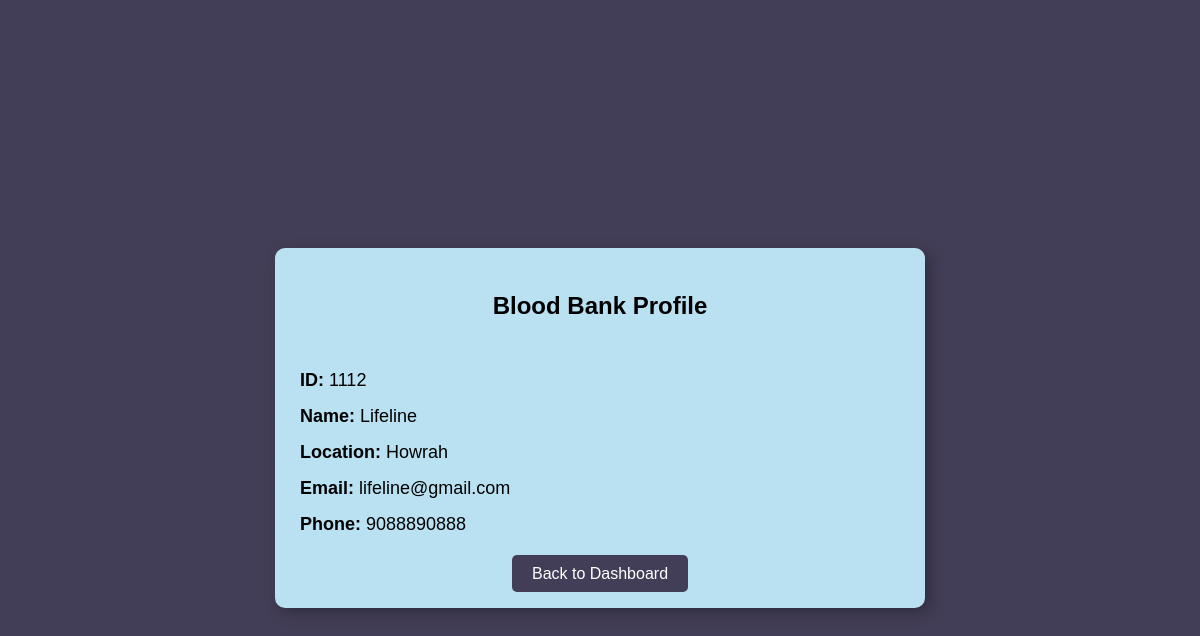
Page /bloodbank_profile.php (signed in) on the committed database.
### tables this page shows
CREATE TABLE `blood_bank` (
  `bank_id` int(11) NOT NULL,
  `bank_name` varchar(255) NOT NULL,
  `bank_location` varchar(255) NOT NULL,
  `bank_email` varchar(255) NOT NULL,
  `bank_phone` varchar(15) NOT NULL,
  `bank_password` varchar(255) NOT NULL
);

### bloodbank_profile.php (the view, shortened to what this page needs)
<?php
$servername = "localhost";
$username = "root";
$password = "";
$dbname = "bloodlink";
$conn = new mysqli($servername, $username, $password, $dbname);
$bank_name = $_SESSION['user_name'];
$sql = "SELECT bank_id, bank_name, bank_location, bank_email, bank_phone FROM blood_bank WHERE bank_name = ?";
$stmt = $conn->prepare($sql);
$stmt->bind_param("s", $bank_name);
$stmt->execute();
$result = $stmt->get_result();
if ($result->num_rows > 0) {
    $bloodbank = $result->fetch_assoc();
} else {
    echo "No blood bank found.";
    exit();
}
?>
<!DOCTYPE html>
<html lang="en">
<head>
</head>
<body>
    <div class="profile-container">
        <h2>Blood Bank Profile</h2>
        <div class="profile-item"><strong>ID:</strong> <?php echo $bloodbank['bank_id']; ?></div>
        <div class="profile-item"><strong>Name:</strong> <?php echo $bloodbank['bank_name']; ?></div>
        <div class="profile-item"><strong>Location:</strong> <?php echo $bloodbank['bank_location']; ?></div>
        <div class="profile-item"><strong>Email:</strong> <?php echo $bloodbank['bank_email']; ?></div>
        <div class="profile-item"><strong>Phone:</strong> <?php echo $bloodbank['bank_phone']; ?></div>
        <div class="btn-container">
            <a href="bloodbank_dashboard.php" class="dashboard-btn">Back to Dashboard</a>
        </div>
    </div>
</body>
</html>

### bloodbank_profile.php (style rules this page uses)
body { font-family: Arial, sans-serif; background-color: #433e57; color: white; padding: 20px; display: flex; justify-content: center; align-items: center; height: 100vh; }
.profile-container { width: 600px; background: #b9e1f1; padding: 25px; border-radius: 10px; text-align: left; box-shadow: 5px 5px 15px rgba(0, 0, 0, 0.3); color: black; }
h2 { text-align: center; margin-bottom: 50px; }
.profile-item { margin: 15px 0; font-size: 18px; }
.btn-container { text-align: center; margin-top: 30px; }
.dashboard-btn { background-color: #433e57; color: white; padding: 10px 20px; font-size: 16px; border: none; border-radius: 5px; cursor: pointer; text-decoration: none; }

### rows in the picture
blood_bank: bank_id "1112", bank_name "Lifeline", bank_location "Howrah", bank_email "lifeline@gmail.com", bank_phone "9088890888"
